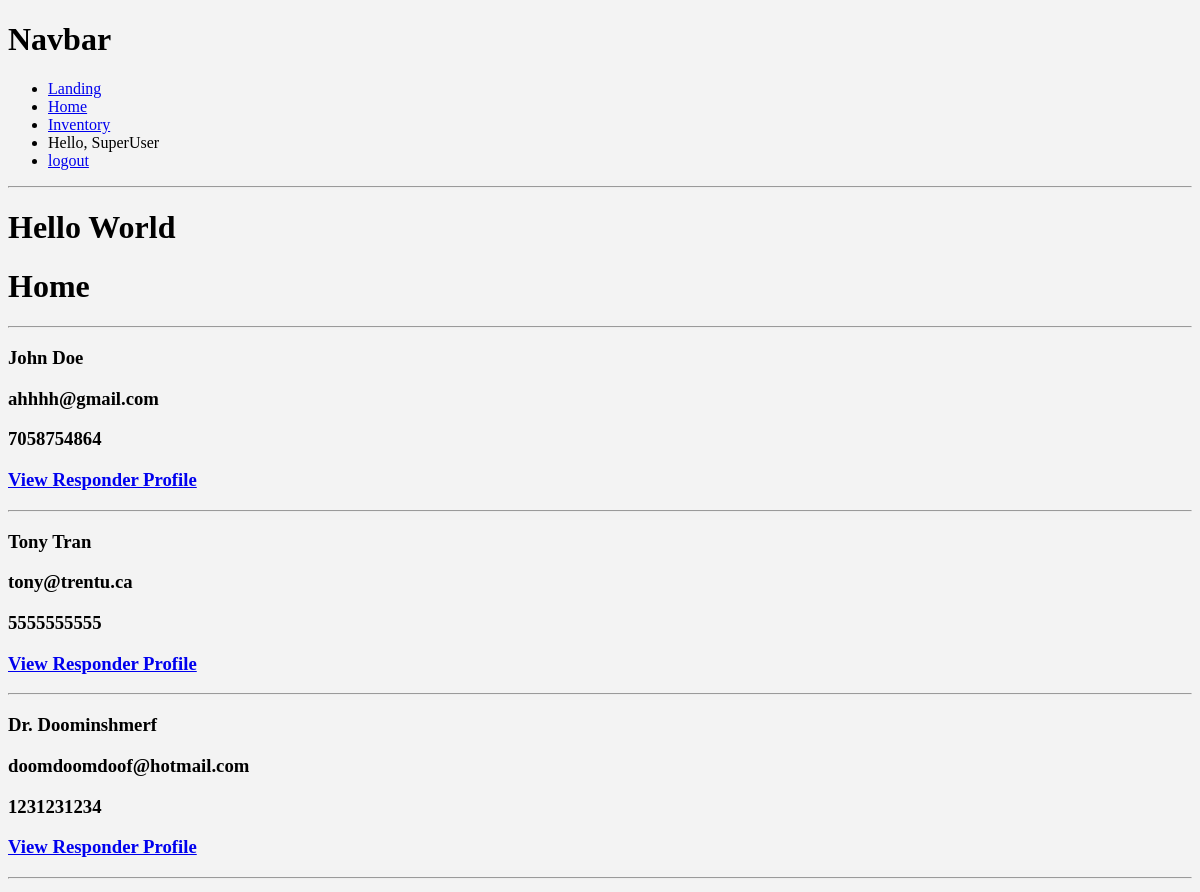
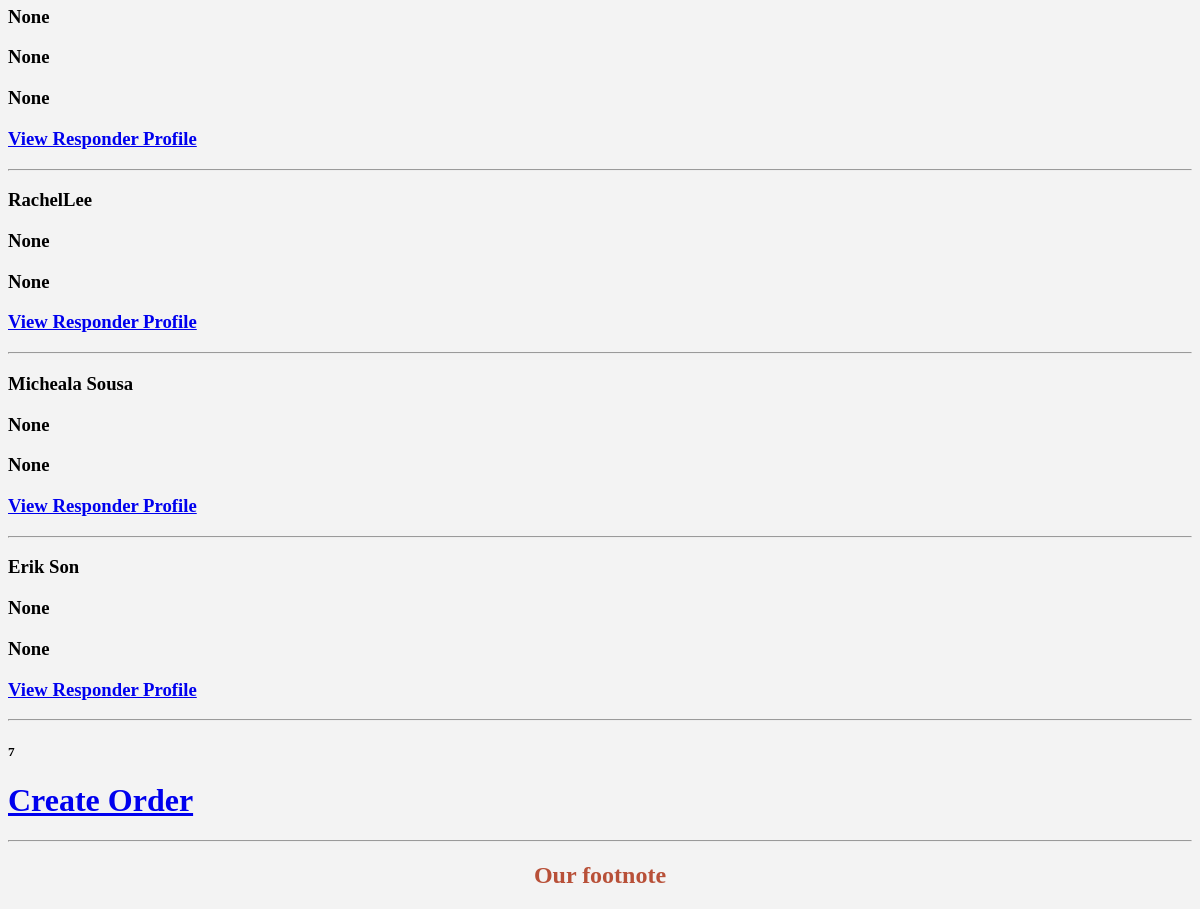
The app's page /home/ (signed in) with its own data (2 pictures, top to bottom).
### manager/models.py (models this page shows, shortened)
class Responder(models.Model):
    user = models.OneToOneField(User, null=True, on_delete=models.CASCADE)
    name = models.CharField(max_length=200, null=True)
    phone = models.CharField(max_length=10, null=True)
    email = models.CharField(max_length=250, null=True)
    profile_pic = models.ImageField(default="defaultProfilePicture.jpg", null=True, blank=True)
    date_created = models.DateTimeField(auto_now_add=True)

### manager/decorators.py (the view)
        def wrapper_func(request, *args, **kwargs):
            group = None
            if request.user.groups.exists():
                group = request.user.groups.all()[0].name
            if group in allowed_roles:
                return view_func(request, *args, **kwargs)
            else:
                return HttpResponse('You are not authorized to view this page')

### manager/views.py (called while the page is built)
@login_required(login_url='login')
@allowed_users(allowed_roles=['admin', 'responder'])
def home(request):
    responders = Responder.objects.all()
    total_responders = responders.count()
    context = {
        'responders': responders,
        'total_responders': total_responders
    }
    return render(request, 'manager/home.html', context)

### manager/templates/manager/home.html
{% extends 'manager/main.html' %}
{% load static%}
{% block content %}
<h1>Home</h1>
<hr>
{% for res in responders %}
    <h3>{{res.name}}</h3>
    <h3>{{res.email}}</h3>
    <h3>{{res.phone}}</h3>
    <h3><a href="{% url 'dashboard' res.id %}">View Responder Profile</a></h3>
    <hr>
{% endfor %}
<h5>{{total_responders}}</h5>
<h1><a href="{% url 'create_order' %}">Create Order</a></h1>
{% endblock %}

### manager/templates/manager/navbar.html
{% load static %}
<h1>Navbar</h1>
<nav>
    <ul>
        <li>
            <a href="{% url 'landing' %}">Landing</a>
        </li>
        <li>
            <a href="{% url 'home' %}">Home</a>
        </li>
        {% if request.user.is_staff %}
        <li>
            <a href="{% url 'inventory' %}">Inventory</a>
        </li>
        {% else %}
        <li>
            <a href="{% url 'account' %}">Settings</a>
        </li>
        {% endif %}
        <li>
            Hello, {{request.user}}
        </li>
        <li>
            <a href="{% url 'logout' %}">logout</a>
        </li>
    </ul>
</nav>
<hr>

### static/css/main.css (style rules this page uses)
:root { --primary-color: #b85038; --accent-color: #342c6b; --text-color: #191a23; --bg-color: #f3f3f3; }
body { background-color: var(--bg-color); }

### records on screen
Responder: name "John Doe", email "ahhhh@gmail.com", phone "7058754864"
Responder: name "Tony Tran", email "tony@trentu.ca", phone "5555555555"
Responder: name "Dr. Doominshmerf", email "doomdoomdoof@hotmail.com", phone "1231231234"
Responder: name "None", email "None", phone "None"
Responder: name "RachelLee", email "None", phone "None"
Responder: name "Micheala Sousa", email "None", phone "None"
Responder: name "Erik Son", email "None", phone "None"

### other values on screen
{{ request.user }} "SuperUser"
{{ total_responders }} "7"
